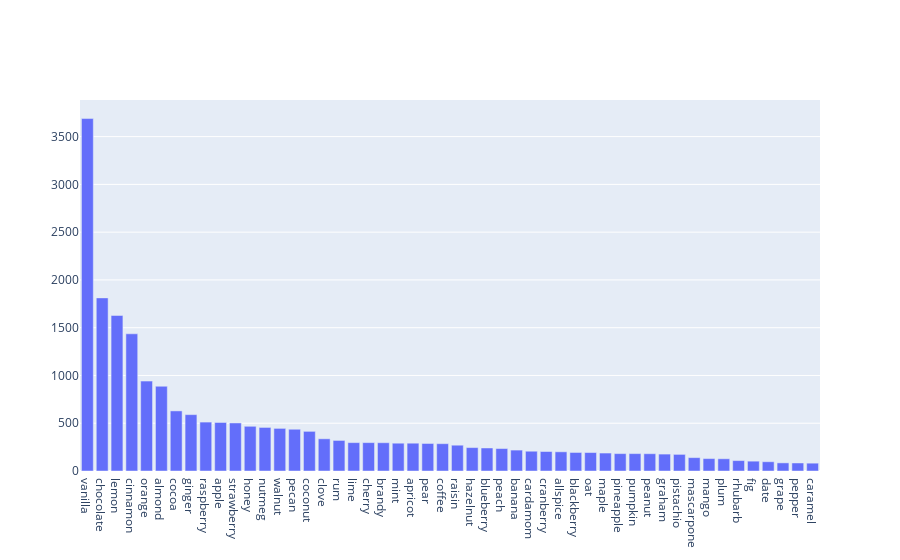

Here is the notebook cell this chart was saved with:
### Code cell
fig = go.Figure([go.Bar(x=flavor_cdf.head(50).flavor, y=flavor_cdf.head(50).recipe_counts)])
py.offline.iplot(fig)

### Figure 1 — Plotly figure (JSON) as saved in the notebook; plotly's stock layout.template omitted (floating-point values rounded to 4 significant figures)
{"data": [{"type": "bar", "x": ["vanilla", "chocolate", "lemon", "cinnamon", "orange", "almond", "cocoa", "ginger", "raspberry", "apple", "strawberry", "honey", "nutmeg", "walnut", "pecan", "coconut", "clove", "rum", "lime", "cherry", "brandy", "mint", "apricot", "pear", "coffee", "raisin", "hazelnut", "blueberry", "peach", "banana", "cardamom", "cranberry", "allspice", "blackberry", "oat", "maple", "pineapple", "pumpkin", "peanut", "graham", "pistachio", "mascarpone", "mango", "plum", "rhubarb", "fig", "date", "grape", "pepper", "caramel"], "y": [3689, 1812, 1628, 1436, 941, 887, 629, 590, 512, 508, 503, 468, 456, 446, 437, 415, 337, 320, 297, 297, 296, 291, 291, 288, 286, 270, 245, 241, 235, 219, 207, 204, 201, 194, 193, 188, 182, 182, 181, 177, 174, 140, 130, 128, 109, 103, 97, 85, 84, 82]}], "layout": {}}
